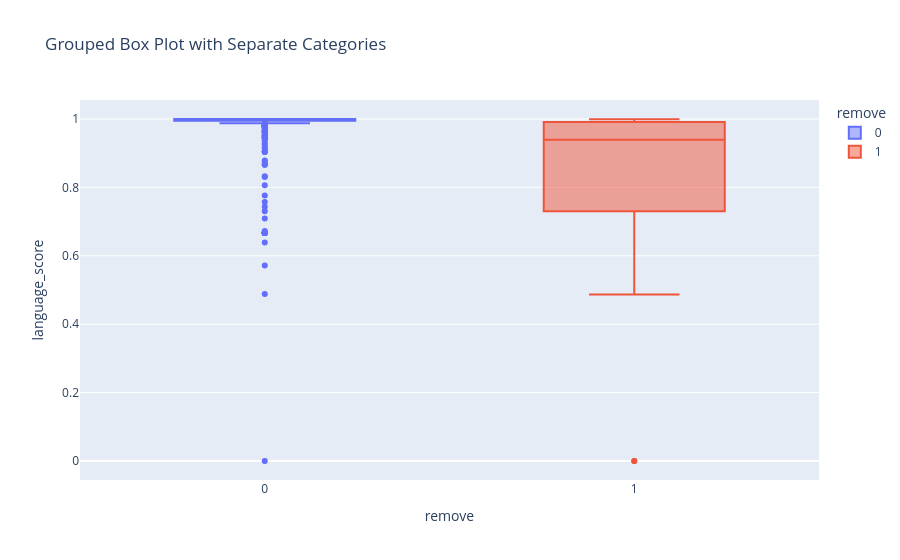

Notebook code cell kept with this figure:
### Code cell
fig = px.box(
    df, 
    x="remove",           # Primary category on X-axis
    y="avg_alphanumeric characters_per_c",     # Quantitative values on Y-axis
    color="remove",     # Separate sub-categories by color
    title="Grouped Box Plot with Separate Categories"
)

# Display the plot
fig.show()

### Figure 1 — Plotly figure (JSON) as saved in the notebook; plotly's stock layout.template omitted (floating-point values rounded to 4 significant figures; data arrays with more than 128 entries replaced by an {"elided": "..."} marker saying what was removed)
{"data": [{"alignmentgroup": "True", "hovertemplate": "remove=%{x}<br>language_score=%{y}<extra></extra>", "legendgroup": "0", "marker": {"color": "#636efa"}, "name": "0", "notched": false, "offsetgroup": "0", "orientation": "v", "showlegend": true, "type": "box", "x": {"elided": "495 int values"}, "x0": " ", "xaxis": "x", "y": {"elided": "495 float values"}, "y0": " ", "yaxis": "y"}, {"alignmentgroup": "True", "hovertemplate": "remove=%{x}<br>language_score=%{y}<extra></extra>", "legendgroup": "1", "marker": {"color": "#EF553B"}, "name": "1", "notched": false, "offsetgroup": "1", "orientation": "v", "showlegend": true, "type": "box", "x": [1, 1, 1, 1, 1, 1, 1, 1, 1, 1, 1, 1, 1, 1, 1, 1, 1, 1, 1, 1, 1, 1, 1, 1, 1, 1, 1, 1, 1, 1, 1], "x0": " ", "xaxis": "x", "y": [0.8331, 0.5217, 0.9621, 0.9394, 0.8443, 0.6991, 0.9915, 0.996, 0.9621, 0.9394, 0.8443, 0.6991, 0.9915, 0.9934, 0.996, 0.9621, 0.9394, 0.8443, 0.6991, 0.9915, 0.9934, 0.996, 0.999, 0.9471, 0.9431, 0.4933, 0.8453, 0.0, 0.0, 0.8236, 0.4869], "y0": " ", "yaxis": "y"}], "layout": {"boxmode": "overlay", "legend": {"title": {"text": "remove"}, "tracegroupgap": 0}, "title": {"text": "Grouped Box Plot with Separate Categories"}, "xaxis": {"anchor": "y", "categoryarray": [0, 1], "categoryorder": "array", "domain": [0, 1], "title": {"text": "remove"}}, "yaxis": {"anchor": "x", "domain": [0, 1], "title": {"text": "language_score"}}}}
